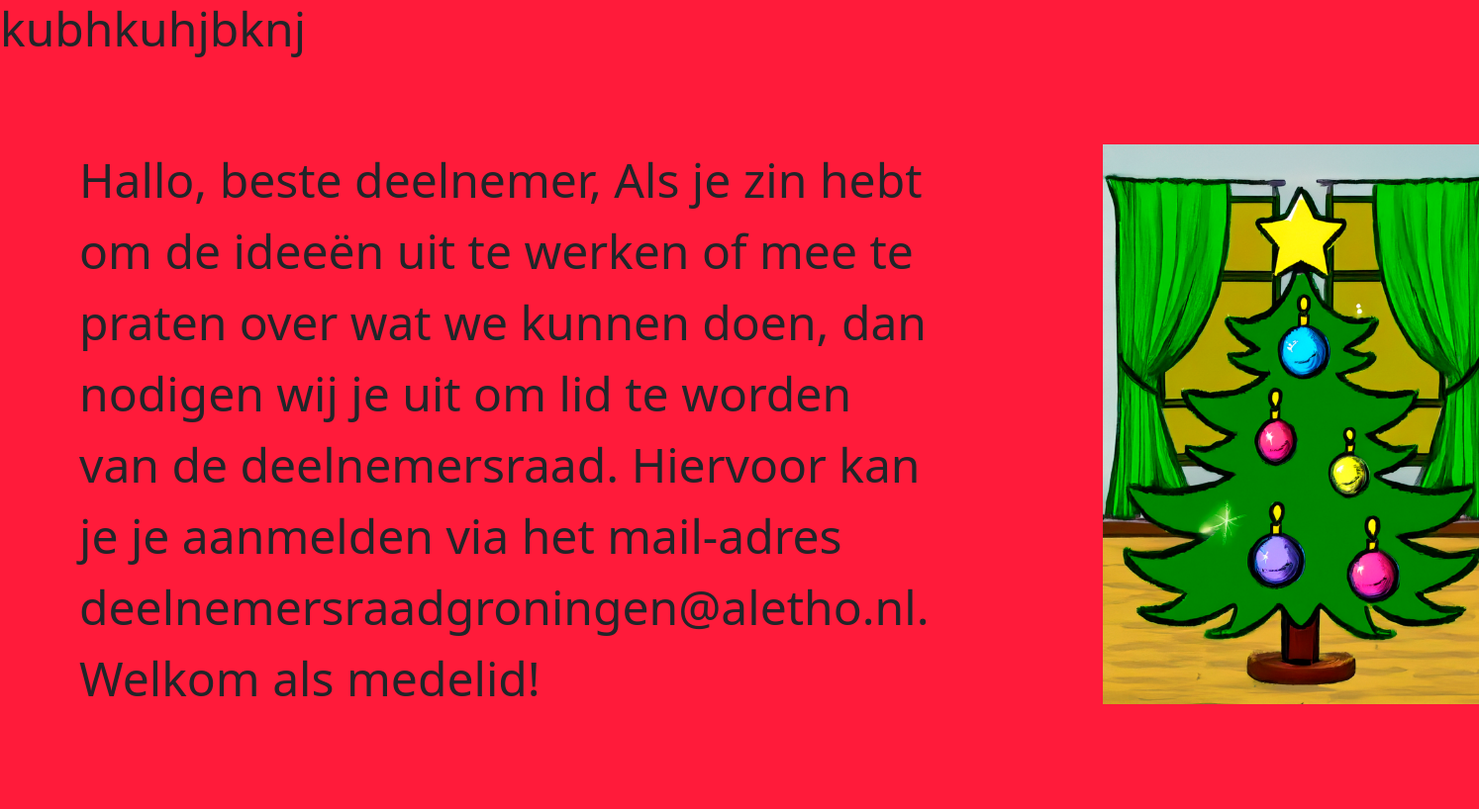
/tvgroningen/slideshow/, run on the app's committed database.
### tvgroningen/models.py (models this page shows, shortened)
class Presentation(models.Model):
    title = models.CharField(max_length=200)
    author = models.ForeignKey(settings.AUTH_USER_MODEL, on_delete=models.SET_NULL, null=True)
    date = models.DateField(auto_now_add=True)
    summary = models.TextField(
        max_length=1000, help_text="Enter a summary of the presentation")
    duration = models.DurationField(default=timedelta(seconds=15),help_text="Enter the duration of the presentation")
    color = ColorField(default='#FFFFFF')  # default is white
    ACTIVE = 'active'
    INACTIVE = 'inactive'
    STATUS_CHOICES = [
        (ACTIVE, 'Active'),
        (INACTIVE, 'Inactive'),
    ]
    status = models.CharField(
        max_length=8,
        choices=STATUS_CHOICES,
        default=ACTIVE,
    )
    FONT_SIZE_CHOICES = [
        ('small', 'Small'),
        ('medium', 'Medium'),
        ('large', 'Large'),
        ('x-large', 'Extra Large')
    ]
    font_size = models.CharField(
        max_length=10,
        choices=FONT_SIZE_CHOICES,
        default='medium',
    )
    image = models.ImageField(upload_to='images/',  null=True, blank=True)
    IMAGE_POSITION_CHOICES = [
        ('left', 'Left of Text'),
        ('right', 'Right of Text'),
        ('above', 'Above Text'),
        ('below', 'Below Text'),
        ('default', 'Default Position')
    ]
    image_position = models.CharField(
        max_length=8,
        choices=IMAGE_POSITION_CHOICES,
        default='right',
    )

### tvgroningen/views.py (the view)
# urls.py: path('slideshow/', views.slideshow_view, name='slideshow'),
def slideshow_view(request):
    instances = Presentation.objects.filter(status=Presentation.ACTIVE)
    for obj in instances:
        if obj.duration:
            obj.duration = int(obj.duration.total_seconds() * 1000)
        else:
            obj.duration = 0
    return render(request, 'slideshow.html', {'instances': instances})

### tvgroningen/context_processors/current_time.py (called while the page is built)
def current_time(request):
    return {
        'current_time': timezone.localtime(timezone.now())  # Localized current time
    }

### tvgroningen/templates/slideshow.html (shortened to what this page needs)
<!DOCTYPE html>
<html lang="en">
<head>
    <link href="https://cdn.jsdelivr.net/npm/bootstrap@5.3.3/dist/css/bootstrap.min.css"
    rel="stylesheet"
>
    {% load static %}
    <link rel="stylesheet" href="{% static 'css/styles.css' %}" />
</head>
<body>
    <div class="slideshow-container">
        {% for instance in instances %}
        <div class="slide" data-duration="{{ instance.duration }}" data-color="{{ instance.color }}">
            <h2 class="{{ instance.font_size }}">{{ instance.title }} </h2>
            {% if instance.image %}
            <div class="text-with-image">
                {% if instance.image_position == 'above' %}
                    <img src="{{ instance.image.url }}" alt="Image" class="image-above img pad">
                    <p class="{{ instance.font_size }} pad">{{ instance.summary }}</p>
                {% elif instance.image_position == 'below' %}
                    <p class="{{ instance.font_size }}">{{ instance.summary }}</p>
                    <img src="{{ instance.image.url }}" alt="Image" class="image-below img pad">
                {% elif instance.image_position == 'left' %}
                    <div class="left-right">
                        <img src="{{ instance.image.url }}" alt="Image" class="image-left img pad">
                        <p class="{{ instance.font_size }} pad">{{ instance.summary }}</p>
                    </div>
                {% elif instance.image_position == 'right' %}
                    <div class="left-right">
                        <p class="{{ instance.font_size }} pad">{{ instance.summary }}</p>
                        <img src="{{ instance.image.url }}" alt="Image" class="image-right img pad">
                    </div>
                {% endif %}
            </div>
            {% else %}
            <p class="{{ instance.font_size }}">{{ instance.summary }}</p>
            {% endif %}
        </div>
        {% endfor %}
    </div>
</body>
</html>

### tvgroningen/static/css/styles.css (style rules this page uses)
.text-with-image .left-right { max-width: 50%; height: auto; display: flex; align-items: start; }
.text-with-image .image-right { margin-left: 15px; }
.text-with-image .pad { padding: 80px; }
.text-with-image img { max-width: 75%; height: auto; }
.x-large { font-size: 48px; }

### data on the page
Presentation: summary "Hallo, beste deelnemer, Als je zin hebt om de ideeën uit te werken of mee te praten over wat we kunnen doen, dan nodigen wij je uit om lid te worden van de deelnemersraad. Hiervoor kan je je aanmelden via het mail-adres deelnemersraadgroningen@aletho.nl. Welkom als medelid!", image (picture)
